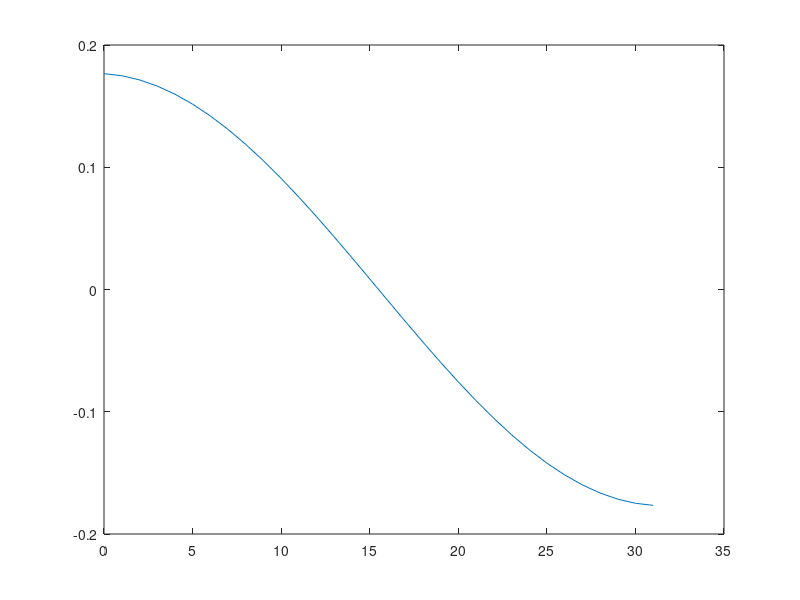
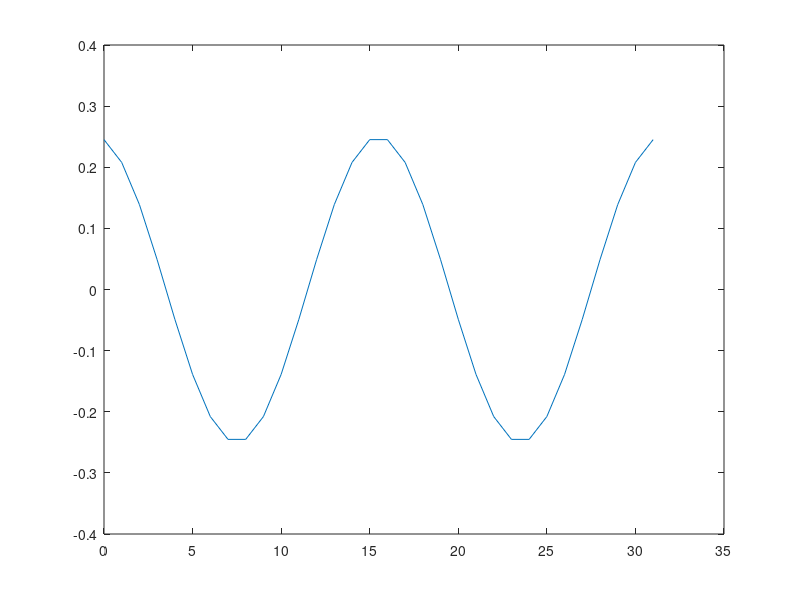
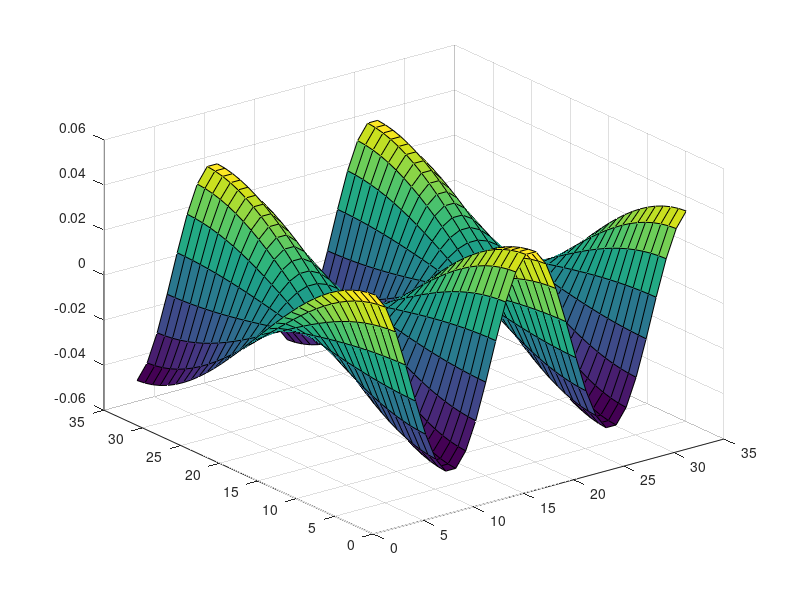

MATLAB code for these plots, in order:

% DCT
N = 32;
x=0:N-1;
y=0:N-1;
u = 1;
v = 4;
au = sqrt(2/N);
av = sqrt(2/N);
if u==1
 au = sqrt(1/N);
end
if v==1
 av = sqrt(1/N);
end
gx = au*cos((2*x+1)*u*pi/(2*N));
gy = av*cos((2*y+1)*v*pi/(2*N));
figure, plot(x,gx);
figure, plot(y,gy);
g = gx'*gy;
figure, surf(g);